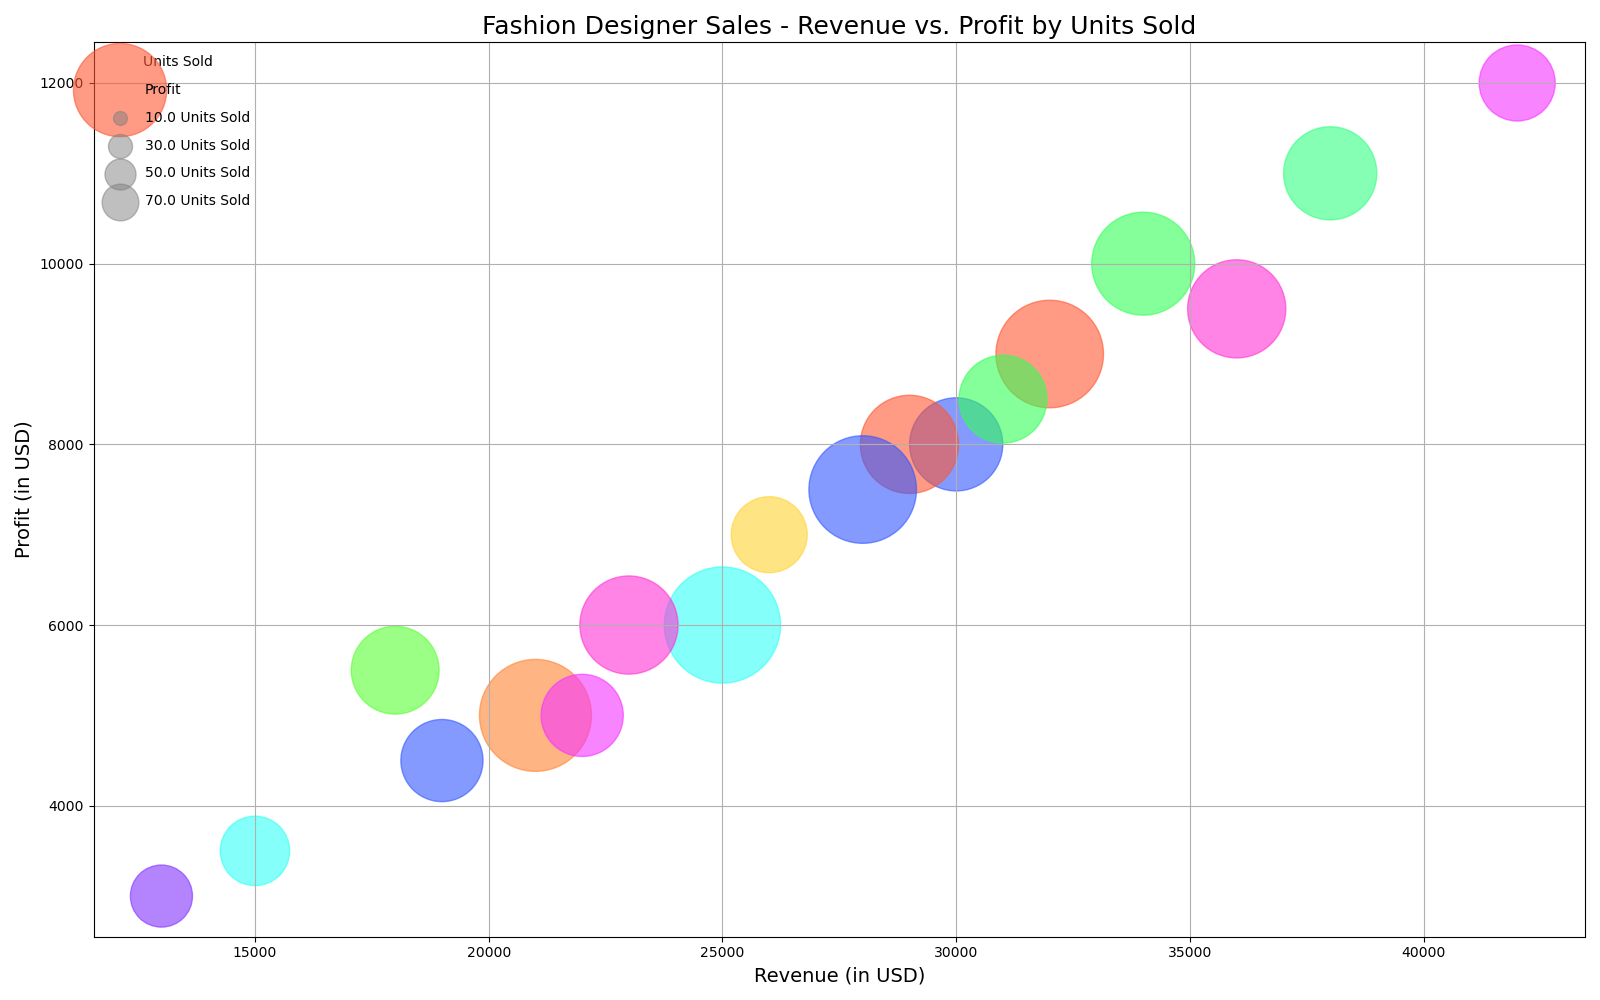

This chart was generated by the following Python code:

import matplotlib.pyplot as plt
import pandas as pd

data = {
    'Region': ['North America', 'North America', 'Europe', 'Europe', 'Asia', 'Asia',
               'South America', 'South America', 'Africa', 'Africa', 'Australia', 'Australia',
               'North America', 'Europe', 'Asia', 'South America', 'Africa', 'Australia'],
    'Designer': ['Designer A', 'Designer B', 'Designer A', 'Designer B', 'Designer A', 'Designer B',
                 'Designer A', 'Designer B', 'Designer A', 'Designer B', 'Designer A', 'Designer B',
                 'Designer C', 'Designer C', 'Designer C', 'Designer C', 'Designer C', 'Designer C'],
    'Revenue': [32000, 34000, 30000, 36000, 25000, 42000, 21000, 38000, 13000, 19000, 18000, 26000,
                29000, 31000, 28000, 23000, 15000, 22000],
    'Profit': [9000, 10000, 8000, 9500, 6000, 12000, 5000, 11000, 3000, 4500, 5500, 7000,
               8000, 8500, 7500, 6000, 3500, 5000],
    'Units Sold': [600, 550, 450, 500, 700, 300, 650, 450, 200, 350, 400, 300,
                   500, 400, 600, 500, 250, 350]
}

df = pd.DataFrame(data)

fig, ax = plt.subplots(figsize=(16, 10))
scatter = ax.scatter(x='Revenue', y='Profit', s=df['Units Sold']*10, 
                     alpha=0.6, c=['#FF5733', '#33FF57', '#3357FF', '#FF33D4', '#33FFF6',
                                   '#F633FF', '#FF8333', '#33FF83', '#8333FF', '#3357FF',
                                   '#57FF33', '#FFD333', '#FF5733', '#33FF57', '#3357FF',
                                   '#FF33D4', '#33FFF6', '#F633FF'], data=df)

ax.set_title('Fashion Designer Sales - Revenue vs. Profit by Units Sold', fontsize=18)
ax.set_xlabel('Revenue (in USD)', fontsize=14)
ax.set_ylabel('Profit (in USD)', fontsize=14)
plt.grid(True)

for area in [100, 300, 500, 700]: 
    plt.scatter([], [], c='grey', alpha=0.5, s=area,
                label=f'{area/10} Units Sold')
plt.legend(scatterpoints=1, frameon=False, labelspacing=1, title='Units Sold', loc='upper left')

plt.tight_layout()
plt.show()
